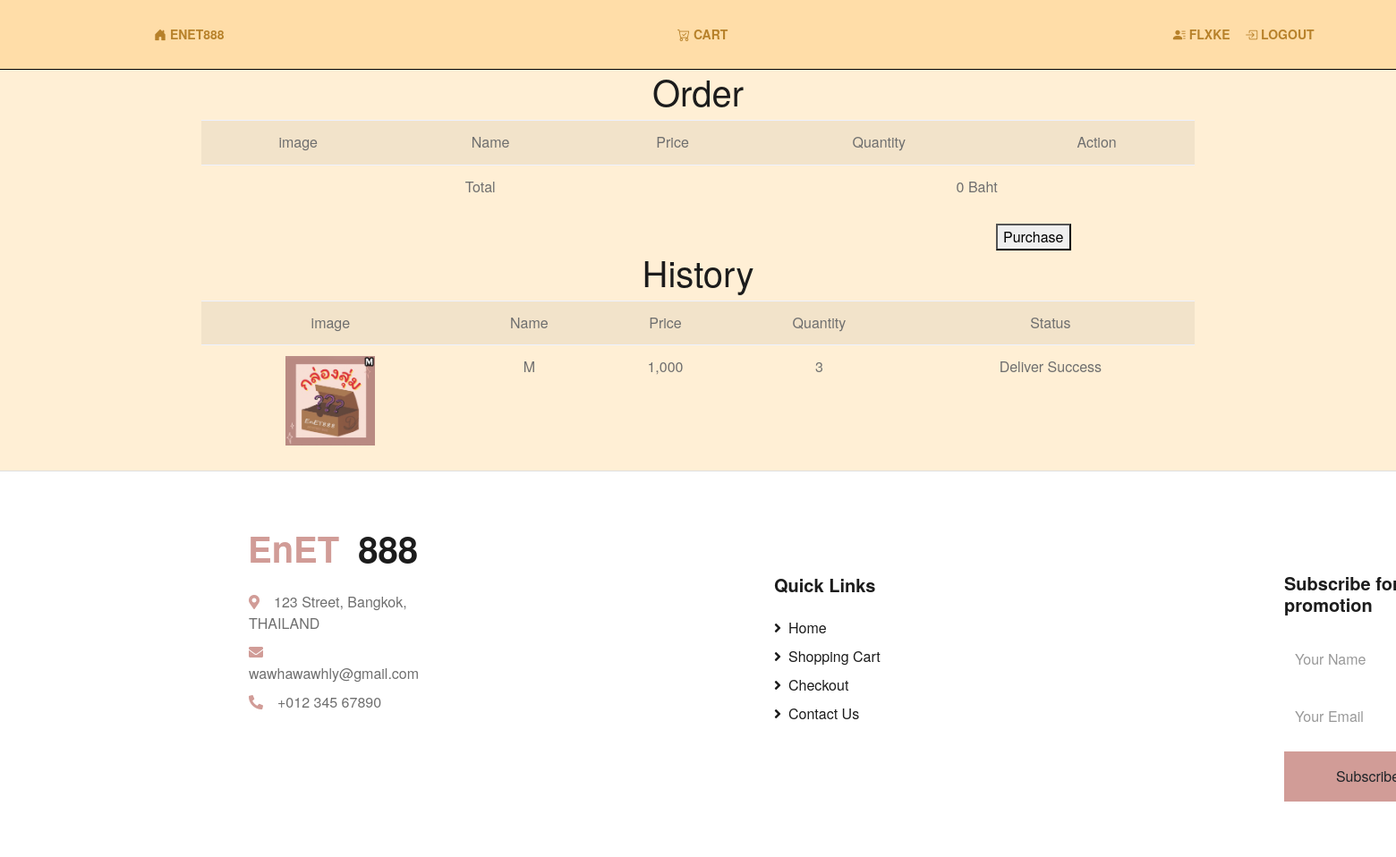
The page /cart.php (signed in) on the database its author committed.
### tables this page shows
CREATE TABLE `cart` (
  `cart_id` int(11) NOT NULL,
  `User_ID` int(11) NOT NULL,
  `item_id` int(11) NOT NULL,
  `quantity` int(11) NOT NULL,
  `checkout` int(50) NOT NULL
);

CREATE TABLE `item` (
  `item_id` int(11) NOT NULL,
  `item_name` varchar(255) NOT NULL,
  `item_price` int(11) NOT NULL,
  `item_price_old` int(11) NOT NULL,
  `instock` int(11) NOT NULL,
  `item_image` varchar(255) NOT NULL,
  `item_info` varchar(255) NOT NULL
);

### cart.php (the view, shortened to what this page needs)
<!DOCTYPE html>
<html lang="en">
<head>
    <link href="https://cdnjs.cloudflare.com/ajax/libs/font-awesome/5.10.0/css/all.min.css" rel="stylesheet">
    <link href="lib/owlcarousel/assets/owl.carousel.min.css" rel="stylesheet">
    <link href="css/style.css" rel="stylesheet">
</head>
<body>
<?php include "nav.php"; ?>
<?php
    if($_SESSION["role"]=="a"){
?><center><h1>Order</h1></center>
        <div class="container">
        <table class="table table-striped" style="text-align:center; vertical-align:center; height:100px;">
        <?php
            $sum=0;
            echo "<tr><td>image</td><td>Name</td><td>Price</td><td>Quantity</td><td>Info</td><td>Delivering</td></tr>";
            $conn=new PDO("mysql:host=localhost;dbname=enet888;charset=utf8","root","");
            $sql="SELECT t1.cart_id,t1.item_id,t2.item_id,t2.item_name,t2.item_price,t2.item_image,t1.quantity,t1.checkout,t3.name,t3.surname,t3.address,t3.tel,t3.User_ID FROM cart as t1 INNER JOIN item as t2 INNER JOIN user as t3 ON (t1.item_id=t2.item_id)and(t1.User_ID=t3.User_ID) WHERE checkout='1'";
            $result=$conn->query($sql);
            while($row=$result->fetch())
	        {
                echo "<tr><td>"?><img src="img/<?php echo $row['5']?>" width="100px" height="100px" alt="product">
                <?php echo "</td><td>".$row['3']."</td><td>".number_format($row['4'])."</td><td>".$row['6']."</td><td>Name : ".$row['8']." ".$row['9']."<br>Address : ".$row['10']."<br>Tel : ".$row['11']."</td>
                <td><a href=cart_deliver.php?id=".$row['0']."><button>Deliver</button></a></td></tr>";
            }
            $conn=null;
        ?>
    </table>
    <center><h1>Delivering</h1></center>
    <table class="table table-striped" style="text-align:center; vertical-align:center; height:100px;">
        <?php
            $sum=0;
            echo "<tr><td>image</td><td>Name</td><td>Price</td><td>Quantity</td><td>Info</td><td>Status</td></tr>";
            $conn=new PDO("mysql:host=localhost;dbname=enet888;charset=utf8","root","");
            $sql="SELECT t1.cart_id,t1.item_id,t2.item_id,t2.item_name,t2.item_price,t2.item_image,t1.quantity,t1.checkout,t3.name,t3.surname,t3.address,t3.tel,t3.User_ID FROM cart as t1 INNER JOIN item as t2 INNER JOIN user as t3 ON (t1.item_id=t2.item_id)and(t1.User_ID=t3.User_ID) WHERE checkout='2'";
            $result=$conn->query($sql);
            while($row=$result->fetch())
	        {
                if($row['7']==2){
                echo "<tr><td>"?><img src="img/<?php echo $row['5']?>" width="100px" height="100px" alt="product">
                <?php echo "</td><td>".$row['3']."</td><td>".number_format($row['4'])."</td><td>".$row['6']."</td><td>Name : ".$row['8']." ".$row['9']."<br>Address : ".$row['10']."<br>Tel : ".$row['11']."</td>
                <td>Delivered</td></tr>";
                }
            }
            $conn=null;
        ?>
    </table>
    </div>
<?php
    }else{
?>
<center><h1>Order</h1></center>
<div class="container">
    <table class="table table-striped" style="text-align:center; vertical-align:center; height:100px;">
        <?php
            $sum=0;
            echo "<tr><td>image</td><td>Name</td><td>Price</td><td>Quantity</td><td>Action</td></tr>";
                ?><?php
                echo "<tr><td colspan=3><center>Total</center></td><td colspan=2><center>".number_format($sum)." Baht</center></td></tr>";
        ?>
    </table>
    <a href="Purchase.php"><button style="margin-left:80% ;">Purchase</button></a>
    <center><h1>History</h1></center>
    <table class="table table-striped" style="text-align:center; vertical-align:center; height:100px;">
        <?php
            $sum=0;
            echo "<tr><td>image</td><td>Name</td><td>Price</td><td>Quantity</td><td>Status</td></tr>";
            $conn=new PDO("mysql:host=localhost;dbname=enet888;charset=utf8","root","");
            $sql="SELECT t1.cart_id,t1.item_id,t2.item_id,t2.item_name,t2.item_price,t2.item_image,t1.quantity,t1.checkout FROM cart as t1 INNER JOIN item as t2 ON (t1.item_id=t2.item_id) WHERE t1.User_ID='$_SESSION[User_ID]'";
            $result=$conn->query($sql);
            while($row=$result->fetch())
	        {
                if($row['7']==1){
                echo "<tr><td>"?><img src="img/<?php echo $row['5']?>" width="100px" height="100px" alt="product"><?php echo "</td><td>".$row['3']."</td><td>".number_format($row['4'])."</td><td>".$row['6']."</td><td>Purchase Success</td></tr>";
                $sum = $sum+($row['4']*$row['6']);
                }else if($row['7']==2){
                echo "<tr><td>"?><img src="img/<?php echo $row['5']?>" width="100px" height="100px" alt="product"><?php echo "</td><td>".$row['3']."</td><td>".number_format($row['4'])."</td><td>".$row['6']."</td><td>Deliver Success</td></tr>";
                $sum = $sum+($row['4']*$row['6']);
                }
            }
        ?>
    </table>
</div>
<?php } ?>
<div class="card-footer" style="background-color: #ffff ;">
        <div class="col-2" style="margin-top: 50px; margin-bottom: 100px; margin-left: 225px; margin-right: 200px;">
            <h1 class="mb-4 display-5 font-weight-semi-bold"><span class="text-primary font-weight-bold border border-white px-3 mr-1">EnET</span>888</h1>
            <p class="mb-2" style="padding-left: 18px;"><i class="fa fa-map-marker-alt text-primary mr-3"></i>123 Street, Bangkok, THAILAND</p>
            <p class="mb-2" style="padding-left: 18px;"><i class="fa fa-envelope text-primary mr-3"></i>wawhawawhly@gmail.com</p>
            <p class="mb-0" style="padding-left: 18px;"><i class="fa fa-phone-alt text-primary mr-3"></i>+012 345 67890</p>
        </div>
        <div class="col-2" style="margin-left: 830px; margin-top: -255px; margin-bottom: 50px;">
            <h5 class="font-weight-bold text-dark mb-4">Quick Links</h5>
                <div class="d-flex flex-column justify-content-start">
                    <a class="text-dark mb-2" href="index.php"><i class="fa fa-angle-right mr-2"></i>Home</a>
                    <a class="text-dark mb-2" href="cart.php"><i class="fa fa-angle-right mr-2"></i>Shopping Cart</a>
                    <a class="text-dark mb-2" href="***"><i class="fa fa-angle-right mr-2"></i>Checkout</a>
                    <a class="text-dark" href="***"><i class="fa fa-angle-right mr-2"></i>Contact Us</a>
                </div>
        </div>
        <div class="col-2" style="margin-left: 1400px; margin-top: -220px; margin-bottom: 50px;">
            <h5 class="font-weight-bold text-dark mb-4">Subscribe for promotion</h5>
                <form action="">
                    <div class="form-group">
                        <input type="text" class="form-control border-0 py-4" placeholder="Your Name" required="required" />
                    </div>
                    <div class="form-group">
                        <input type="email" class="form-control border-0 py-4" placeholder="Your Email" required="required" />
                    </div>
                    <div>
                        <button class="btn btn-primary btn-block border-0 py-3" type="submit">Subscribe Now</button>
                    </div>
                </form>
        </div>
    </div>
</body>
</html>

### css/nav.css (style rules this page uses)
body { padding: 0; margin: 0; font-family: 'Helvetica Neue', Helvetica, Arial, sans-serif; background-color: #FFEFD5; }

### rows shown on the page
cart: item.item_image (picture), item.item_name "M", item.item_price "1,000", quantity "3"

### other values the page prints
$_SESSION["username"] "FLXKE"
$sum "0"
